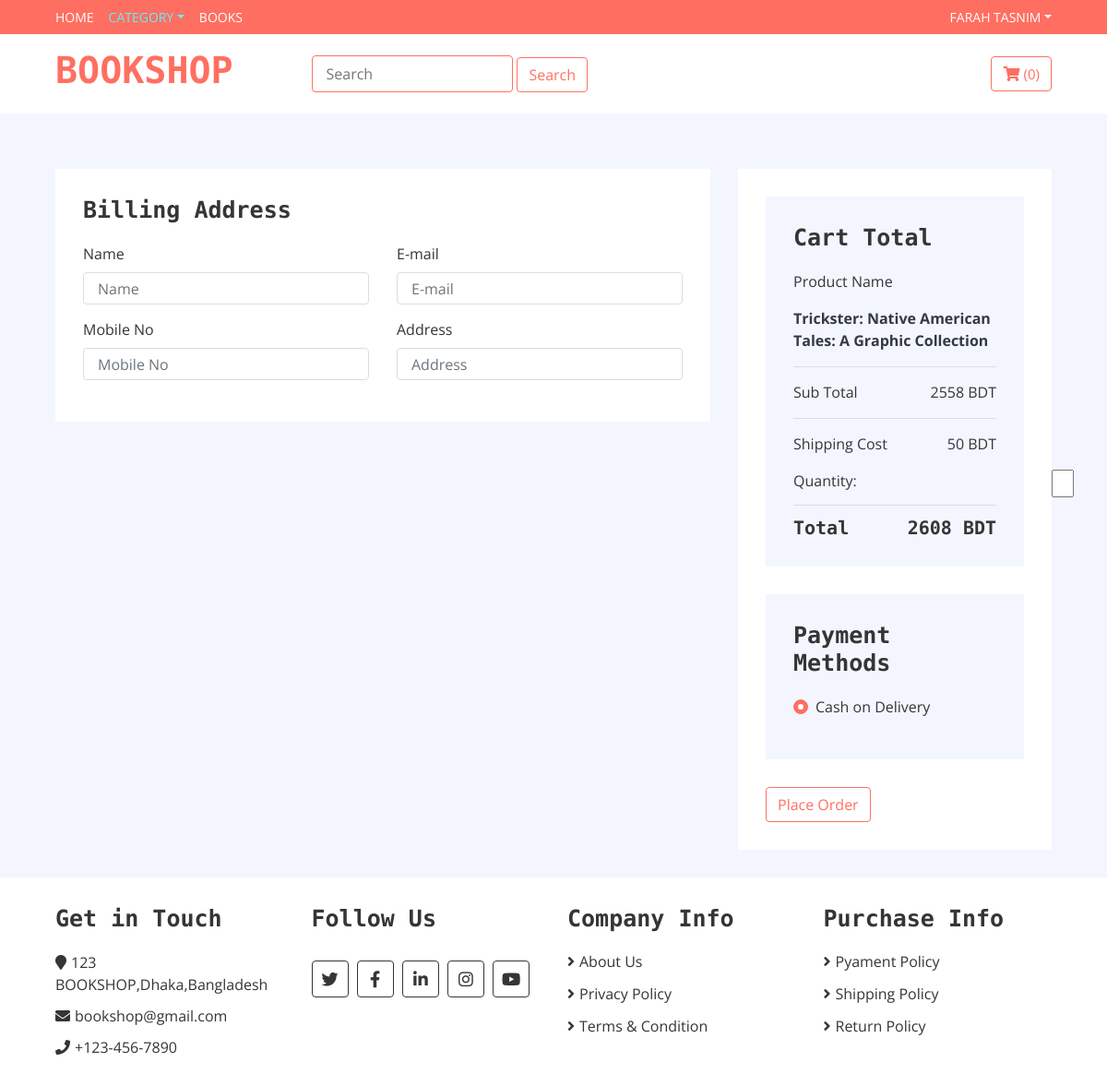
The app's page /checkout.php?buyNow=2 (signed in) with its own data.
### tables this page shows
CREATE TABLE `books` (
  `id` int(11) NOT NULL,
  `name` varchar(255) NOT NULL,
  `author` varchar(255) NOT NULL,
  `publisher` varchar(255) NOT NULL,
  `price` varchar(255) NOT NULL,
  `description` varchar(255) NOT NULL,
  `category` varchar(5) NOT NULL,
  `image` varchar(255) NOT NULL
);

### classes/productdetail.php (called while the page is built, shortened)
<?php
class productdetail
{
    private $name;
    private $price;
    public function productDetails($bid)
    {
        $source = new source();
        if ($source->Query("SELECT * FROM books WHERE id = ?", [$bid])) {
            $query = $source->SingleRow();
            $this->name = $query->name;
            $this->price = $query->price;
        }
    }
    public function getName()
    {
        return $this->name;
    }
    public function getPrice()
    {
        return $this->price;
    }
}

### classes/source.php (called while the page is built, shortened)
<?php
class source extends db{
    public $Query;
    public function Query($query,$param = []){
        if(empty($param)){
            $this->Query = $this->db->prepare($query);
            return $this->Query->execute();
        }else{
            $this->Query = $this->db->prepare($query);
            return $this->Query->execute($param);
        }
    }
    public function SingleRow(){
        return $this->Query->fetch(PDO::FETCH_OBJ);
    }
}
?>

### classes/db.php (called while the page is built, shortened)
<?php
class db{
    private $host = "localhost";
    private $username = "root";
    private $password = "";
    private $database = "bookshop";
    public function __construct(){
        try{
            $this->db = new PDO("mysql:hsot=".$this->host.";dbname=".$this->database,
            $this->username,$this->password);
        }catch(PDOException $e){
            echo "Connection problem : ".$e->getMessage();
        }
    }
}
?>

### checkout.php (the view, shortened to what this page needs)
<?php
$pd = new productdetail();
if (!empty($_GET['buyNow']) && !empty($_SESSION['logId'])) {
    $pd->productDetails($_GET['buyNow']);
} else {
    $Error = "<div class='alert bg-danger'>
    <span class='closebtn ' onclick='this.parentElement.style.display='none';'>&times;</span>
    <strong class = 'h4'>Sorry!</strong> <span class = 'h5'>You have to login first.</span>
</div>
";
}
?>
<!DOCTYPE html>
<html lang="en">
<head>
    <link href="https://stackpath.bootstrapcdn.com/bootstrap/4.4.1/css/bootstrap.min.css" rel="stylesheet">
    <link href="https://cdnjs.cloudflare.com/ajax/libs/font-awesome/5.10.0/css/all.min.css" rel="stylesheet">
    <link href="lib/slick/slick.css" rel="stylesheet">
    <link href="lib/slick/slick-theme.css" rel="stylesheet">
    <link href="css/style.css" rel="stylesheet">
</head>
<body>
    <?php include 'php/headnav.php'; ?>
    <form action="" method="POST">
        <div class="checkout">
            <div class="container-fluid">
                <div class="row">
                    <div class="col-lg-8">
                        <div class="checkout-inner">
                            <div class="billing-address">
                                <h2>Billing Address</h2>
                                <div class="row">
                                    <div class="col-md-6">
                                        <label>Name</label>
                                        <input class="form-control" type="text" placeholder="Name" name="name">
                                    </div>
                                    <div class="col-md-6">
                                        <label>E-mail</label>
                                        <input class="form-control" type="email" placeholder="E-mail" name="email">
                                    </div>
                                    <div class="col-md-6">
                                        <label>Mobile No</label>
                                        <input class="form-control" type="number" placeholder="Mobile No" name="phone">
                                    </div>
                                    <div class="col-md-6">
                                        <label>Address</label>
                                        <input class="form-control" type="text" placeholder="Address" name="address">
                                    </div>
                                </div>
                            </div>
                        </div>
                    </div>
                    <div class="col-lg-4">
                        <div class="checkout-inner">
                            <div class="checkout-summary">
                                <h1>Cart Total</h1>
                                <p>Product Name
                                <p class="text-dark font-weight-bold"> <?php echo $pd->getName(); ?> </p>
                                </p>
                                <p class="sub-total">Sub Total<span><?php echo $pd->getPrice(); ?></span></p>
                                <p class="ship-cost">Shipping Cost<span>50 BDT</span></p>
                                <div class="row mb-2">
                                    <div class="col-6">
                                        Quantity:
                                    </div>
                                    <div class="col-6">
                                    <input type="number" value="1" name="qty" class="w-25" style="margin-left: 155px;">
                                    </div>
                                </div>
                                <h2>Total<span>
                                        <?php
                                        echo (int)$pd->getPrice() + 50 . " BDT"; ?></span></h2>
                            </div>
                            <div class="checkout-payment">
                                <div class="payment-methods">
                                    <h1>Payment Methods</h1>
                                    <div class="payment-method">
                                        <div class="custom-control custom-radio">
                                            <label class="custom-control-label" for="payment-5">Cash on Delivery</label>
                                        </div>
                                    </div>
                                </div>
                                <div class="checkout-btn">
                                    <input type="submit" value="Place Order" class="rounded btn btn-outline-success" name="placeOrder">
                                </div>
                            </div>
                        </div>
                    </div>
                </div>
            </div>
        </div>
    </form>
    <?php include 'php/footerDetails.php'; ?>
</body>
</html>

### css/style.css (style rules this page uses)
body { color: #353535; font-family: 'Open Sans', sans-serif; font-weight: 400; background: #f3f6ff; }
h1 { font-family: 'Source Code Pro', monospace; font-weight: 900; }
h2 { font-family: 'Source Code Pro', monospace; font-weight: 700; }
@media (min-width: 992px) { .container-fluid { padding-right: 60px; padding-left: 60px; } }
.form-control, .custom-select { width: 100%; height: 35px; padding: 0 15px; color: #999999; border: 1px solid #dddddd; margin-bottom: 15px }
.custom-radio, .custom-checkbox { margin-bottom: 15px; }
.custom-radio .custom-control-label::before, .custom-checkbox .custom-control-label::before { background: #dddddd; border-color: #dddddd; }
.custom-radio .custom-control-input:checked~.custom-control-label::before, .custom-checkbox .custom-control-input:checked~.custom-control-label::before { color: #ffffff; background: #FF6F61; border-color: #FF6F61; box-shadow: none; }
.btn { color: #FF6F61; background: #ffffff; border: 1px solid #FF6F61; }
.checkout { position: relative; padding-top: 30px; }
.checkout .checkout-inner { margin-bottom: 30px; padding: 30px; background: #ffffff; }
.checkout .billing-address, .checkout .shipping-address { position: relative; width: 100%; }
.checkout .billing-address h2, .checkout .shipping-address h2 { font-size: 25px; margin-bottom: 20px; }
.checkout .checkout-summary, .checkout .checkout-payment { position: relative; width: 100%; }
.checkout .checkout-summary h1, .checkout .checkout-payment h1 { font-size: 25px; margin-bottom: 20px; }
.checkout .checkout-summary, .checkout .checkout-payment .payment-methods { padding: 30px; background: #f3f6ff; margin-bottom: 30px; }
.checkout .checkout-summary p.sub-total, .checkout .checkout-summary p.ship-cost { padding-top: 15px; border-top: 1px solid #dddddd; }
.checkout .checkout-summary p span, .checkout .checkout-summary h2 span { float: right; }
.checkout .checkout-summary h2 { font-size: 20px; padding-top: 12px; border-top: 1px solid #dddddd; margin: 0; }

### records on screen
books: name "Trickster: Native American Tales: A Graphic Collection", price "2558 BDT", (int)$pd->getPrice() + 50 "2608"

### other values on screen
$_SESSION['login_success'] "FARAH TASNIM"
$countCart->onCart($_SESSION['logId']) "0"
